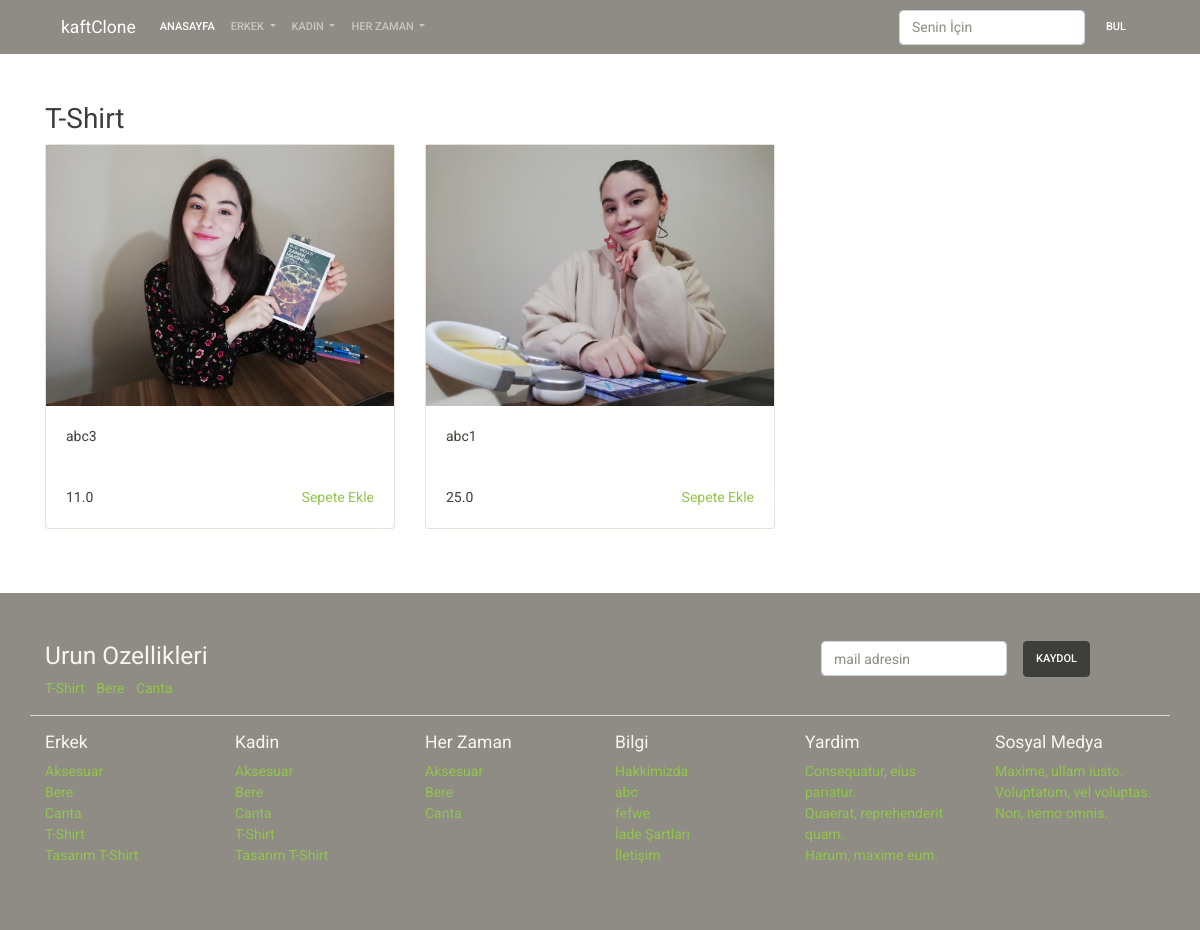
Page /kadin-t-shirt on the committed database.
### product/models.py (models this page shows, shortened)
class Category(models.Model):
    title = models.CharField(max_length=200)
    slug = models.SlugField(max_length=200,default="",)
    status = models.CharField(
        default=DEFAULT_STATUS,
        choices=STATUS,
        max_length=10,
    )
    gender = models.CharField(max_length=6,default="unisex", choices=GENDER_CHOICE,)
    created_at = models.DateTimeField(auto_now_add=True)
    updated_at = models.DateTimeField(auto_now=True)

class Product(models.Model):
    category = models.ForeignKey(Category, on_delete = models.CASCADE)
    title = models.CharField(max_length=200)
    slug = models.SlugField(max_length=200,default="",)
    content = models.TextField()
    cover_image = models.ImageField(null=True, blank=True, upload_to='product',)
    price = models.FloatField()
    stock = models.PositiveSmallIntegerField(default=0)
    is_home = models.BooleanField(default=False)
    status = models.CharField(
        default=DEFAULT_STATUS,
        choices=STATUS,
        max_length=10,
    )
    created_at = models.DateTimeField(auto_now_add=True)
    updated_at = models.DateTimeField(auto_now=True)

### page/models.py (models this page shows)
class Page(models.Model):
    title = models.CharField(max_length=200)
    slug = models.SlugField(max_length=200,default="",)
    content = models.TextField()
    cover_image = models.ImageField(null=True, blank=True, upload_to='page',)
    status = models.CharField(
        default=DEFAULT_STATUS,
        choices=STATUS,
        max_length=10,
    )
    created_at = models.DateTimeField(auto_now_add=True)
    updated_at = models.DateTimeField(auto_now=True)

### product/views.py (the view)
# urls.py: path('<slug:category_slug>', category_show, name='category_show'),
def category_show(request, category_slug):
    context = dict()
    context['category'] = get_object_or_404(Category, slug = category_slug)
    context['items'] = Product.objects.filter(category=context['category'],status="published", stock__gte=1,)
    return render(request, 'product/category_show.html', context)

### kaft_clone/nav_context.py (called while the page is built)
def nav_data(request):
    context = dict()
    context['categories'] = Category.objects.filter(status=STATUS).order_by('title')
    context['pages'] = Page.objects.filter(status=STATUS).order_by('title')
    return context

### templates/product/category_show.html
{% extends 'base/base.html' %}
{% block content %}
<div class="container mt-5">
    <div class="row">
        <div class="col-sm-12 ">
            <h2>{{ category.title }}</h2>
                <div class="div row">
                     {% for item in items %}
                        {% if item.cover_image %}
                         <div class="div col-sm-4">
                             {% include 'product/product.html' %}
                         </div>
                         {% endif %}
                     {% endfor %}
                </div>
        </div>
    </div>
</div>
{% endblock %}

### templates/product/product.html
<div class="card mb-3">
       {% if item.cover_image %}
        <img src="{{ item.cover_image.url }}" alt="Card image" class="w-100">
       {% endif %}
        <div class="card-body">
          <p class="card-text">{{ item.title  }}</p>
        </div>
        <div class="card-body">
          <span>{{ item.price }}</span>
          <a href="#" class="card-link float-right">Sepete Ekle</a>
        </div>
</div>

### templates/base/components/footer.html (shortened to what this page needs)
<div class="bg-dark py-5 mt-5">
    <div class="container">
        <div class="row">
            <div class="col-sm-8">
                <h3 class="text-light">Urun Ozellikleri</h3>
                <ul class="list-inline">
                    <li class="list-inline-item">
                        <a href="">T-Shirt</a>
                    </li>
                    <li class="list-inline-item">
                        <a href="">Bere</a>
                    </li>
                    <li class="list-inline-item">
                        <a href="">Canta</a>
                    </li>
                </ul>
            </div>
            <div class="col-sm-4">
                <form class="form-inline">
                    <div class="form-group mx-sm-3 mb-2">
                        <input type="email" class="form-control" id="ebulten" placeholder="mail adresin">
                    </div>
                    <button type="submit" class="btn btn-dark mb-2">Kaydol</button>
                    </form>
            </div>
        </div>
        <div class="row border-top mb-3"></div>
        <div class="row">
            <div class="col-sm-2">
                <h5 class="text-light">Erkek</h5>
                <ul class="list-unstyled">
                    {% for item in categories %}
                        {% if item.gender == "man" or item.gender == "unisex"  %}
                        <li>
                        <a class="" href="{% url 'category_show' category_slug=item.slug %}">
                          {{ item.title }}
                        </a>
                        </li>
                        {% endif %}
                    {% endfor %}
                </ul>
            </div>
            <div class="col-sm-2">
                <h5 class="text-light">Kadin</h5>
                <ul class="list-unstyled">
                        {% for item in categories %}
                        {% if item.gender == "woman" or item.gender == "unisex"  %}
                        <li>
                        <a class="" href="{% url 'category_show' category_slug=item.slug %}">
                          {{ item.title }}
                        </a>
                    </li>
                        {% endif %}
                    {% endfor %}
                </ul>
            </div>
            <div class="col-sm-2">
                <h5 class="text-light">Her Zaman</h5>
                <ul class="list-unstyled">
                    {% for item in categories %}
                        {% if item.gender == "unisex"  %}
                        <li class="list-item">
                        <a class="" href="{% url 'category_show' category_slug=item.slug %}">
                          {{ item.title }}
                        </a>
                    </li>
                        {% endif %}
                    {% endfor %}
                </ul>
            </div>
            <div class="col-sm-2">
                <h5 class="text-light">Bilgi</h5>
                <ul class="list-unstyled">
                    {% for item in pages %}
                    <li>
                        <a href="{% url 'page_show' slug=item.slug %}">
                        {{ item.title }}
                        </a>
                    </li>
                    {% endfor %}
                </ul>
            </div>
            <div class="col-sm-2">
                <h5 class="text-light">Yardim</h5>
                <ul class="list-unstyled">
                    <li><a href="">Consequatur, eius pariatur.</a></li>
                    <li><a href="">Quaerat, reprehenderit quam.</a></li>
                    <li><a href="">Harum, maxime eum.</a></li>
                </ul>
            </div>
            <div class="col-sm-2">
                <h5 class="text-light">Sosyal Medya</h5>
                <ul class="list-unstyled text-white">
                    <li><a href="" >Maxime, ullam iusto.</a></li>
                    <li><a href="" >Voluptatum, vel voluptas.</a></li>
                    <li><a href="" >Non, nemo omnis.</a></li>
                </ul>
            </div>
        </div>
    </div>
</div>

### rows in the picture
Category: title "T-Shirt"
Product: cover_image (picture), title "abc3", price "11.0"
Product: cover_image (picture), title "abc1", price "25.0"
Category: title "Aksesuar"
Category: title "Bere"
Category: title "Canta"
Category: title "T-Shirt"
Category: title "Tasarım T-Shirt"
Category: title "Tasarım T-Shirt"
Page: title "Hakkimizda"
Page: title "abc"
Page: title "fefwe"
Page: title "İade Şartları"
Page: title "İletişim"
